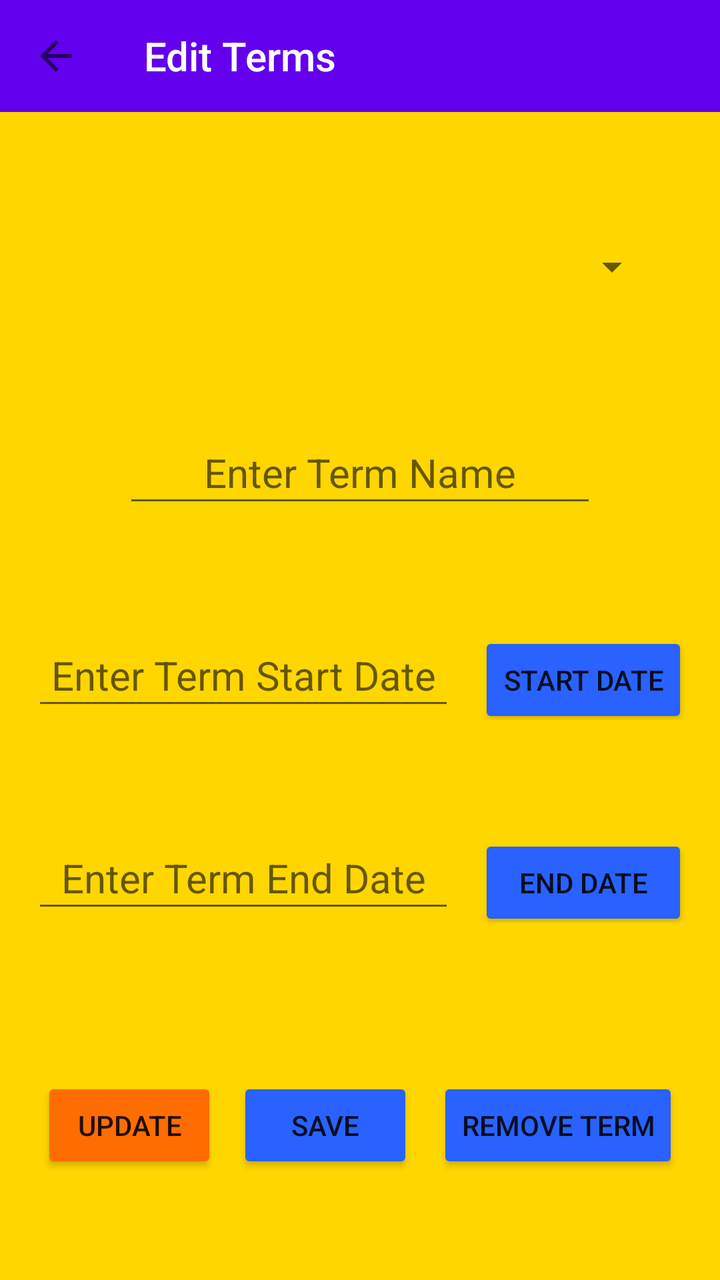
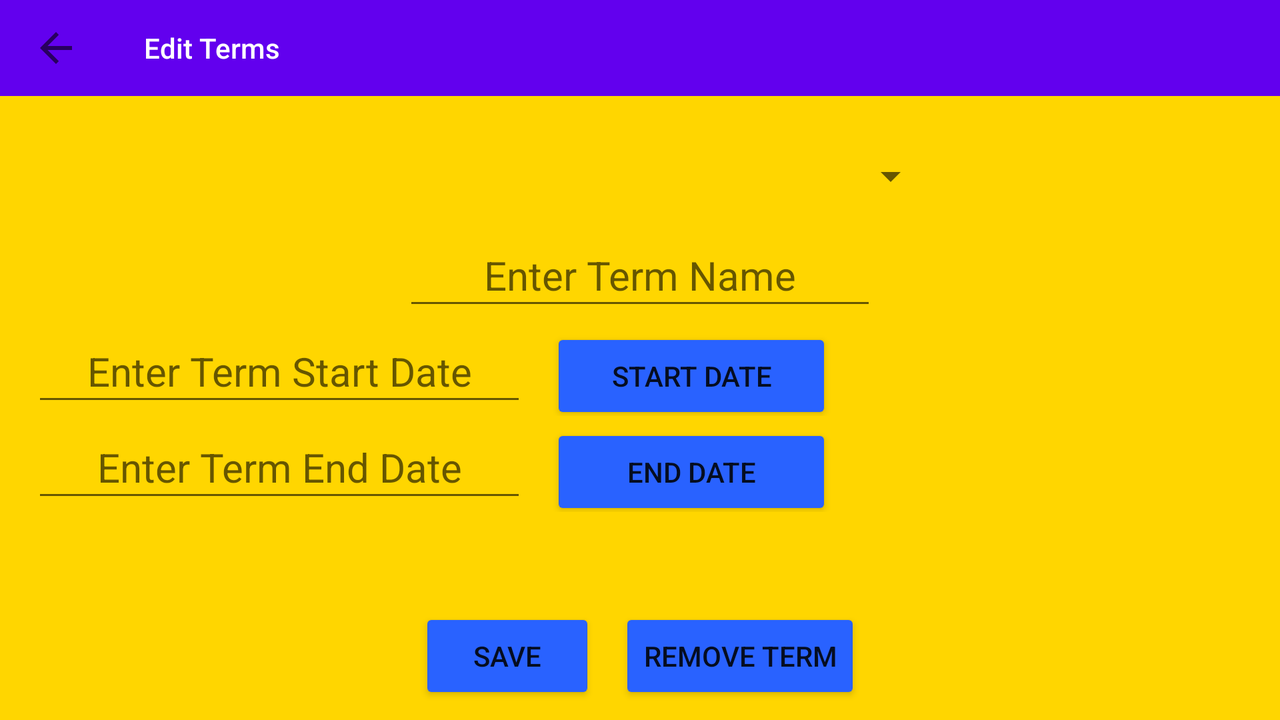

An Android layout and its configuration variant, each rendered on a device that would load it. The default file and the variant file are quoted in full after the pictures.
<!-- AndroidManifest.xml: application theme Theme.MyTheme -->
<!-- res/layout/activity_edit_terms.xml -->
<?xml version="1.0" encoding="utf-8"?>
<androidx.constraintlayout.widget.ConstraintLayout xmlns:android="http://schemas.android.com/apk/res/android"
    xmlns:app="http://schemas.android.com/apk/res-auto"
    xmlns:tools="http://schemas.android.com/tools"
    android:layout_width="match_parent"
    android:layout_height="match_parent"
    android:background="#FFD600"
    tools:context=".ui.EditTermsActivity">

    <androidx.appcompat.widget.Toolbar
        android:id="@+id/edit_terms_tb"
        android:layout_width="match_parent"
        android:layout_height="?attr/actionBarSize"
        android:background="#FFFFFF"
        android:backgroundTint="@color/design_default_color_primary"
        app:layout_constraintEnd_toEndOf="parent"
        app:layout_constraintHorizontal_bias="0.5"
        app:layout_constraintStart_toStartOf="parent"
        app:layout_constraintTop_toTopOf="parent"
        app:navigationIcon="?attr/homeAsUpIndicator"
        app:title="Edit Terms"
        app:titleTextColor="@color/white" />

    <Spinner
        android:id="@+id/spinner"
        android:layout_width="300dp"
        android:layout_height="48dp"
        android:layout_marginTop="24dp"
        android:minHeight="48dp"
        app:layout_constraintBottom_toTopOf="@+id/term_name_txt2"
        app:layout_constraintEnd_toEndOf="parent"
        app:layout_constraintStart_toStartOf="parent"
        app:layout_constraintTop_toBottomOf="@+id/edit_terms_tb" />

    <EditText
        android:id="@+id/term_name_txt2"
        android:layout_width="wrap_content"
        android:layout_height="wrap_content"
        android:layout_marginTop="24dp"
        android:ems="10"
        android:hint="Enter Term Name"
        android:inputType="textPersonName"
        android:minHeight="48dp"
        android:textAlignment="center"
        android:textColor="#001AAF"
        android:textColorHighlight="@color/white"
        android:textColorLink="#FFFFFF"
        android:textSize="20sp"
        app:layout_constraintBottom_toTopOf="@+id/linearLayout"
        app:layout_constraintEnd_toEndOf="parent"
        app:layout_constraintStart_toStartOf="parent"
        app:layout_constraintTop_toBottomOf="@+id/spinner" />

    <LinearLayout
        android:id="@+id/linearLayout"
        android:layout_width="match_parent"
        android:layout_height="wrap_content"
        android:layout_marginStart="16dp"
        android:layout_marginTop="24dp"
        android:layout_marginEnd="16dp"
        android:orientation="horizontal"
        app:layout_constraintBottom_toTopOf="@+id/linearLayout3"
        app:layout_constraintEnd_toEndOf="parent"
        app:layout_constraintStart_toStartOf="parent"
        app:layout_constraintTop_toBottomOf="@+id/term_name_txt2"
        app:layout_constraintWidth_max="400dp"
        app:layout_constraintWidth_min="300dp">

        <EditText
            android:id="@+id/term_startdate_txt"
            android:layout_width="wrap_content"
            android:layout_height="wrap_content"
            android:layout_weight="1"
            android:ems="10"
            android:hint="Enter Term Start Date"
            android:inputType="date"
            android:minHeight="48dp"
            android:textAlignment="center"
            android:textColor="#001AAF"
            android:textSize="20sp" />

        <Button
            android:id="@+id/term_stardate_btn"
            android:layout_width="wrap_content"
            android:layout_height="wrap_content"
            android:layout_marginStart="12sp"
            android:layout_weight="1"
            android:width="130dp"
            android:backgroundTint="#2962FF"
            android:text="Start Date" />
    </LinearLayout>

    <LinearLayout
        android:id="@+id/linearLayout3"
        android:layout_width="match_parent"
        android:layout_height="wrap_content"
        android:layout_marginStart="16dp"
        android:layout_marginTop="24dp"
        android:layout_marginEnd="16dp"
        android:layout_marginBottom="24dp"
        android:orientation="horizontal"
        app:layout_constraintBottom_toTopOf="@+id/linearLayout4"
        app:layout_constraintEnd_toEndOf="parent"
        app:layout_constraintStart_toStartOf="parent"
        app:layout_constraintTop_toBottomOf="@+id/linearLayout"
        app:layout_constraintWidth_max="400dp"
        app:layout_constraintWidth_min="300dp">

        <EditText
            android:id="@+id/term_enddate_txt"
            android:layout_width="wrap_content"
            android:layout_height="wrap_content"
            android:layout_weight="1"
            android:ems="10"
            android:hint="Enter Term End Date"
            android:inputType="date"
            android:minHeight="48dp"
            android:textAlignment="center"
            android:textColor="#001AAF"
            android:textSize="20sp" />

        <Button
            android:id="@+id/term_enddate_btn"
            android:layout_width="wrap_content"
            android:layout_height="wrap_content"
            android:layout_marginStart="12sp"
            android:layout_weight="1"
            android:width="130dp"
            android:backgroundTint="#2962FF"
            android:text="End Date" />
    </LinearLayout>

    <LinearLayout
        android:id="@+id/linearLayout4"
        android:layout_width="wrap_content"
        android:layout_height="48dp"
        android:layout_marginTop="24dp"
        android:layout_marginBottom="24dp"
        android:orientation="horizontal"
        app:layout_constraintBottom_toBottomOf="parent"
        app:layout_constraintEnd_toEndOf="parent"
        app:layout_constraintStart_toStartOf="parent"
        app:layout_constraintTop_toBottomOf="@+id/linearLayout3">

        <Button
            android:id="@+id/activity_edit_terms_update_btn"
            android:layout_width="wrap_content"
            android:layout_height="wrap_content"
            android:layout_weight="1"
            android:backgroundTint="#FF6D00"
            android:text="UPDATE" />

        <Button
            android:id="@+id/edit_terms_add_terms_btn"
            android:layout_width="wrap_content"
            android:layout_height="wrap_content"
            android:layout_marginLeft="10sp"
            android:layout_weight="1"
            android:backgroundTint="#2962FF"
            android:text="Save" />

        <Button
            android:id="@+id/edit_terms_remove_term_btn"
            android:layout_width="wrap_content"
            android:layout_height="wrap_content"
            android:layout_marginStart="12sp"
            android:layout_weight="1"
            android:backgroundTint="#2962FF"
            android:text="Remove Term" />
    </LinearLayout>

</androidx.constraintlayout.widget.ConstraintLayout>
<!-- resources referenced by this layout -->
<resources>
  <style name="Theme.MyTheme" parent="Theme.AppCompat.Light.NoActionBar">
          
          <item name="colorPrimary">@color/purple_500</item>
          <item name="colorPrimaryVariant">@color/purple_700</item>
          <item name="colorOnPrimary">@color/white</item>
          
          <item name="colorSecondary">@color/teal_200</item>
          <item name="colorSecondaryVariant">@color/teal_700</item>
          <item name="colorOnSecondary">@color/black</item>
          
          <item name="android:statusBarColor">?attr/colorPrimaryVariant</item>
          
      </style>
</resources>
<!-- res/layout-land/activity_edit_terms.xml (the repository's variant of the layout above) -->
<!-- drawn on the phone turned sideways -->
<?xml version="1.0" encoding="utf-8"?>
<androidx.constraintlayout.widget.ConstraintLayout xmlns:android="http://schemas.android.com/apk/res/android"
    xmlns:app="http://schemas.android.com/apk/res-auto"
    xmlns:tools="http://schemas.android.com/tools"
    android:layout_width="match_parent"
    android:layout_height="match_parent"
    android:background="#FFD600"
    tools:context=".ui.EditTermsActivity">

    <androidx.appcompat.widget.Toolbar
        android:id="@+id/edit_terms_tb"
        android:layout_width="match_parent"
        android:layout_height="?attr/actionBarSize"
        android:background="#FFFFFF"
        android:backgroundTint="@color/design_default_color_primary"
        app:layout_constraintEnd_toEndOf="parent"
        app:layout_constraintHorizontal_bias="0.5"
        app:layout_constraintStart_toStartOf="parent"
        app:layout_constraintTop_toTopOf="parent"
        app:navigationIcon="?attr/homeAsUpIndicator"
        app:title="Edit Terms"
        app:titleTextColor="@color/white" />

    <Spinner
        android:id="@+id/spinner"
        android:layout_width="300dp"
        android:layout_height="48dp"
        android:layout_marginTop="32dp"
        android:minHeight="48dp"
        app:layout_constraintBottom_toTopOf="@+id/term_name_txt2"
        app:layout_constraintEnd_toEndOf="parent"
        app:layout_constraintHorizontal_bias="0.498"
        app:layout_constraintStart_toStartOf="parent"
        app:layout_constraintTop_toBottomOf="@+id/edit_terms_tb" />

    <EditText
        android:id="@+id/term_name_txt2"
        android:layout_width="wrap_content"
        android:layout_height="wrap_content"
        android:ems="10"
        android:hint="Enter Term Name"
        android:inputType="textPersonName"
        android:minHeight="48dp"
        android:textAlignment="center"
        android:textColor="#001AAF"
        android:textColorHighlight="@color/white"
        android:textColorLink="#FFFFFF"
        android:textSize="20sp"
        app:layout_constraintBottom_toTopOf="@+id/linearLayout"
        app:layout_constraintEnd_toEndOf="parent"
        app:layout_constraintStart_toStartOf="parent"
        app:layout_constraintTop_toBottomOf="@+id/spinner" />

    <LinearLayout
        android:id="@+id/linearLayout"
        android:layout_width="match_parent"
        android:layout_height="wrap_content"
        android:layout_marginStart="16dp"
        android:layout_marginEnd="16dp"
        android:orientation="horizontal"
        app:layout_constraintBottom_toTopOf="@+id/linearLayout3"
        app:layout_constraintEnd_toEndOf="parent"
        app:layout_constraintStart_toStartOf="parent"
        app:layout_constraintTop_toBottomOf="@+id/term_name_txt2"
        app:layout_constraintWidth_max="400dp"
        app:layout_constraintWidth_min="300dp">

        <EditText
            android:id="@+id/term_startdate_txt"
            android:layout_width="wrap_content"
            android:layout_height="wrap_content"
            android:layout_weight="1"
            android:ems="10"
            android:hint="Enter Term Start Date"
            android:inputType="date"
            android:minHeight="48dp"
            android:textAlignment="center"
            android:textColor="#001AAF"
            android:textSize="20sp" />

        <Button
            android:id="@+id/term_stardate_btn"
            android:layout_width="wrap_content"
            android:layout_height="wrap_content"
            android:layout_marginStart="12sp"
            android:layout_weight="1"
            android:width="130dp"
            android:backgroundTint="#2962FF"
            android:text="Start Date" />
    </LinearLayout>

    <LinearLayout
        android:id="@+id/linearLayout3"
        android:layout_width="match_parent"
        android:layout_height="wrap_content"
        android:layout_marginStart="16dp"
        android:layout_marginEnd="16dp"
        android:layout_marginBottom="24dp"
        android:orientation="horizontal"
        app:layout_constraintBottom_toTopOf="@+id/linearLayout4"
        app:layout_constraintEnd_toEndOf="parent"
        app:layout_constraintStart_toStartOf="parent"
        app:layout_constraintTop_toBottomOf="@+id/linearLayout"
        app:layout_constraintWidth_max="400dp"
        app:layout_constraintWidth_min="300dp">

        <EditText
            android:id="@+id/term_enddate_txt"
            android:layout_width="wrap_content"
            android:layout_height="wrap_content"
            android:layout_weight="1"
            android:ems="10"
            android:hint="Enter Term End Date"
            android:inputType="date"
            android:minHeight="48dp"
            android:textAlignment="center"
            android:textColor="#001AAF"
            android:textSize="20sp" />

        <Button
            android:id="@+id/term_enddate_btn"
            android:layout_width="wrap_content"
            android:layout_height="wrap_content"
            android:layout_marginStart="12sp"
            android:layout_weight="1"
            android:width="130dp"
            android:backgroundTint="#2962FF"
            android:text="End Date" />
    </LinearLayout>

    <LinearLayout
        android:id="@+id/linearLayout4"
        android:layout_width="wrap_content"
        android:layout_height="48dp"
        android:layout_marginTop="24dp"
        android:layout_marginBottom="24dp"
        android:orientation="horizontal"
        app:layout_constraintBottom_toBottomOf="parent"
        app:layout_constraintEnd_toEndOf="parent"
        app:layout_constraintStart_toStartOf="parent"
        app:layout_constraintTop_toBottomOf="@+id/linearLayout3">

        <Button
            android:id="@+id/edit_terms_add_terms_btn"
            android:layout_width="wrap_content"
            android:layout_height="wrap_content"
            android:layout_weight="1"
            android:backgroundTint="#2962FF"
            android:text="Save" />

        <Button
            android:id="@+id/edit_terms_remove_term_btn"
            android:layout_width="wrap_content"
            android:layout_height="wrap_content"
            android:layout_marginStart="12sp"
            android:layout_weight="1"
            android:backgroundTint="#2962FF"
            android:text="Remove Term" />
    </LinearLayout>

</androidx.constraintlayout.widget.ConstraintLayout>
